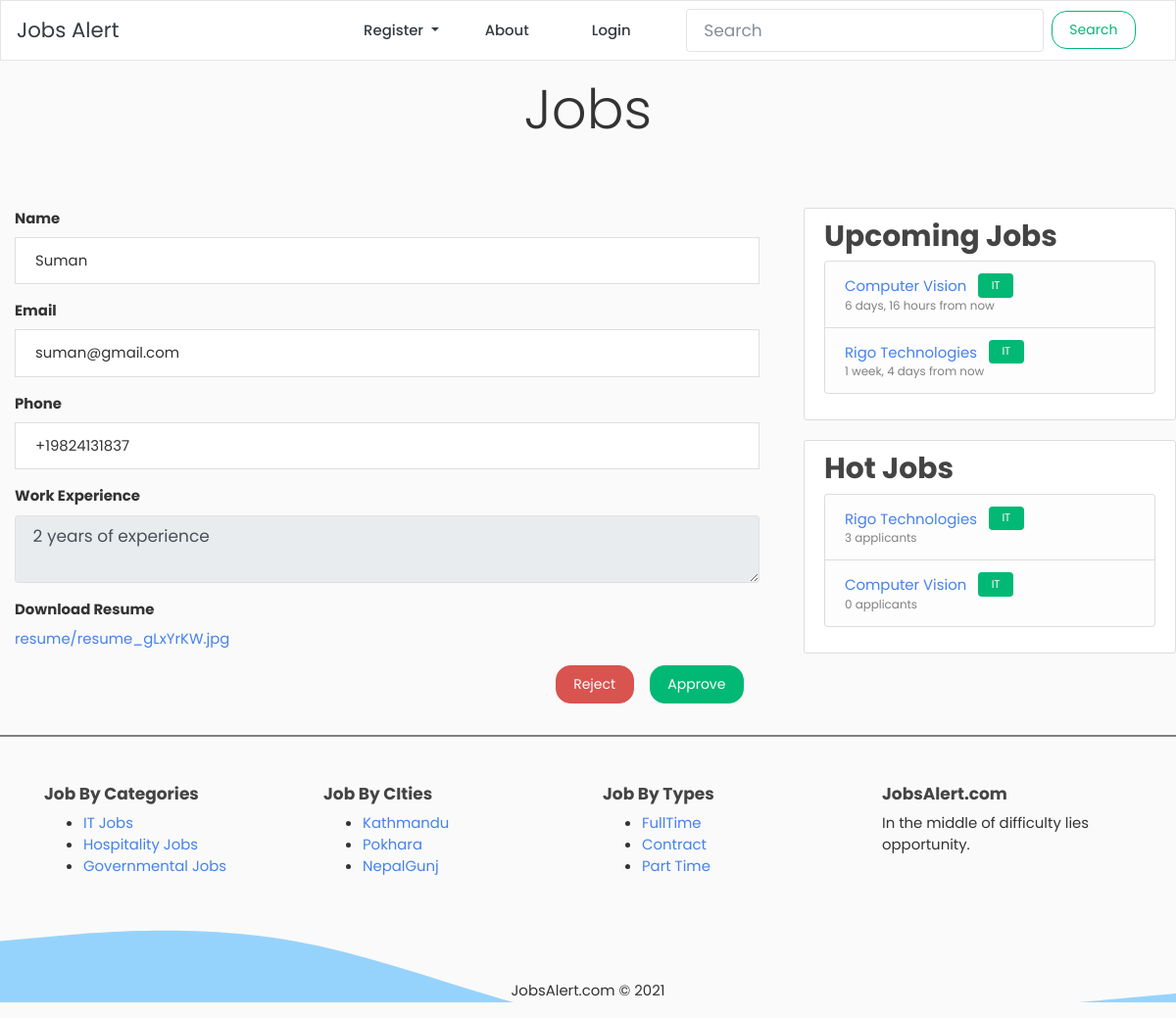
Before: /post/30/job_dashboard/applicant_detail/61/ with the older database file.
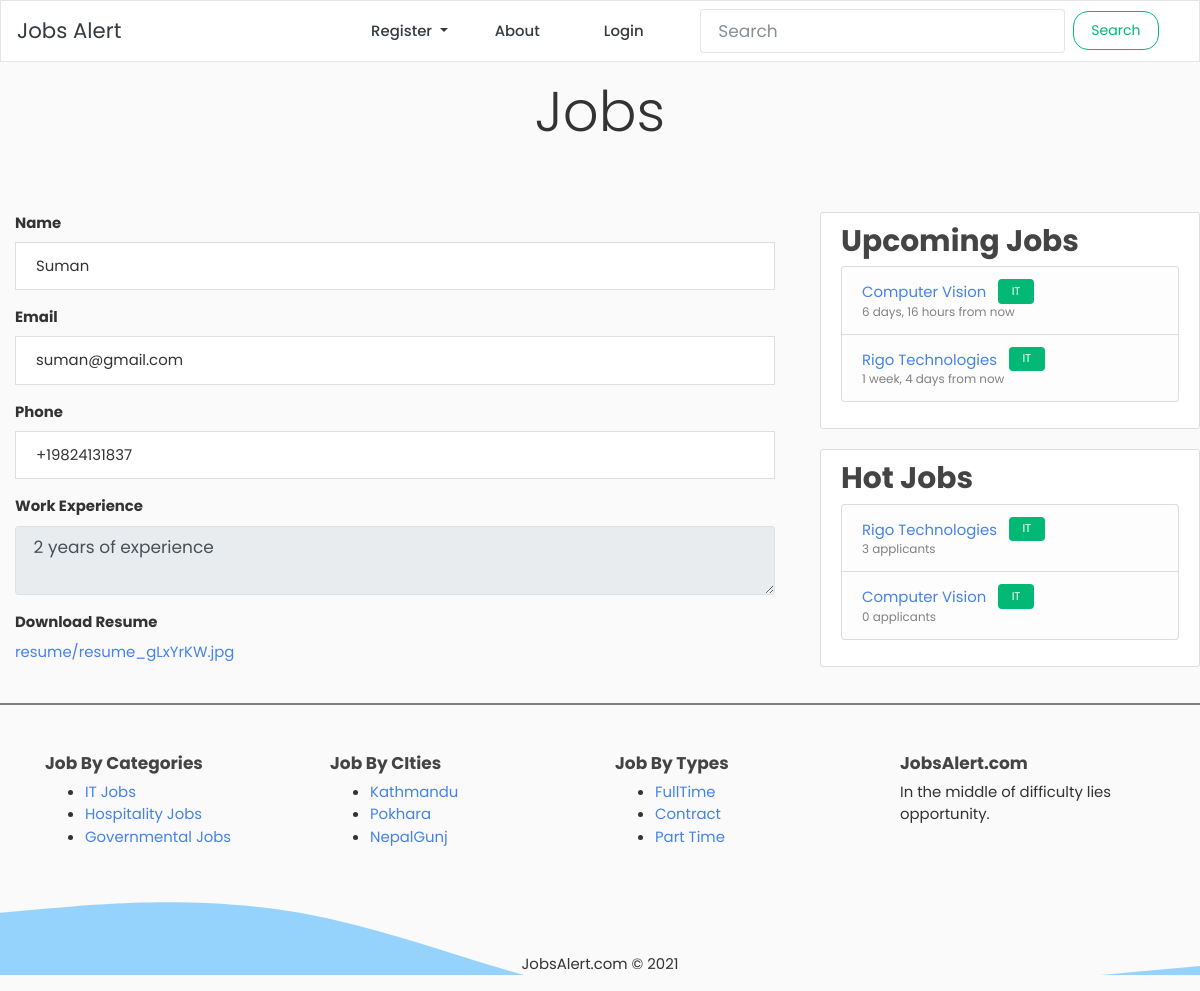
After: the same page with the newer database file.
### blog/views.py (the view)
# urls.py: path('post/<int:pk>/job_dashboard/applicant_detail/<int:sno>/', views.applicant_detail, name='applicant-detail'),
def applicant_detail(request, pk, sno):
    post = Post.objects.filter(pk=pk).first()
    job_applicant = JobApplication.objects.filter(post=post)
    applicant_detail = JobApplication.objects.filter(sno=sno).first()
    context = {
        'applicant_detail': applicant_detail
    }
    return render(request, 'blog/applicant_detail.html', context)

### blog/context_processors.py (called while the page is built)
def get_latest_jobs(request):
    posts = Post.objects.filter(due_date__gte=timezone.now()).order_by('due_date')[:4]
    return {
        'hot_box_posts': posts
    }

def get_hot_jobs(request):
    posts = Post.objects.annotate(
                num_applicants=Count('job_applications')
            ).order_by('-num_applicants')[:4]
    return {
        'hot_box_posts_second': posts
    }

### blog/models.py (called while the page is built)
    def __str__(self):
        return self.category_name

### blog/templates/blog/applicant_detail.html
{% extends "blog/base.html" %}
{% block content %}
<ul class="list-group">
    <label class="font-weight-bold" for="fullName">Name</label>
    <li class="list-group-item mb-3">{{applicant_detail.name}}</li>
    <label class="font-weight-bold" for="fullName">Email</label>
    <li class="list-group-item mb-3">{{applicant_detail.email}}</li>
    <label class="font-weight-bold" for="fullName">Phone</label>
    <li class="list-group-item mb-3">{{applicant_detail.phone}}</li>
    <label class="font-weight-bold" for="fullName">Work Experience</label>
    <textarea disabled class="form-control mb-3" aria-label="With textarea">{{applicant_detail.work_experience}}</textarea>
    <label class="font-weight-bold" for="fullName">Download Resume</label>
    <a href="{{applicant_detail.resume.url}}" download>{{applicant_detail.resume}}</a>
  </ul>
  <div >
    {% if applicant_detail.status == 'pending' %}
    <a class="btn btn btn-success float-right my-3 mx-3" href="{% url 'applicant-approve' applicant_detail.post.id applicant_detail.sno %}">Approve</a>
    <a class="btn btn btn-danger float-right my-3" href="{% url 'applicant-delete2' applicant_detail.post.id applicant_detail.sno %}">Reject</a>
    {% endif %}
  </div>
{% endblock content %}

Changed rows visible on the page:
changed JobApplication "Suman": status "pending" → "approved" (drawn)
Other visible differences:
text no longer shown: "Approve Reject"
